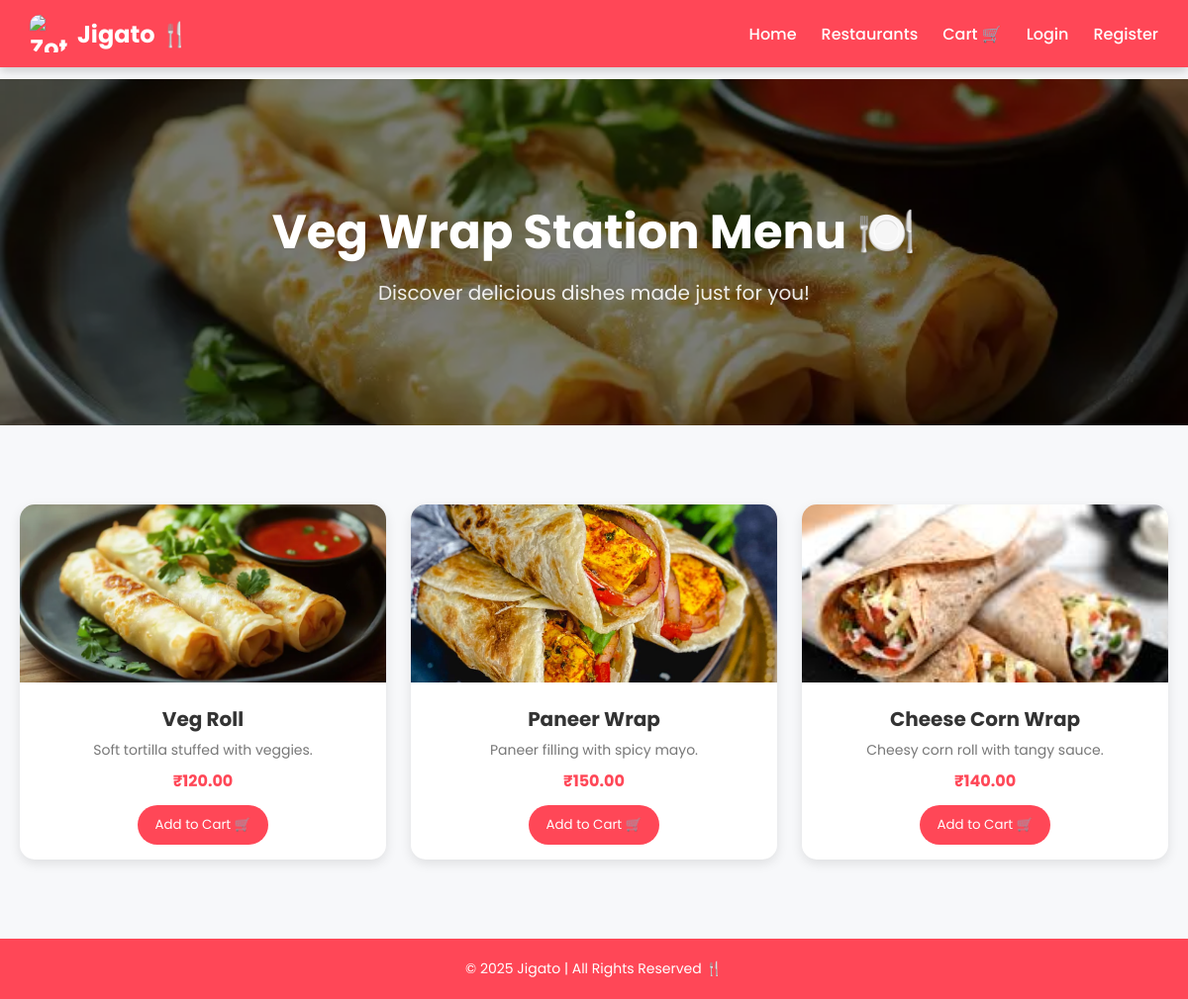
/menu.php?restaurant=Veg+Wrap+Station, run on the app's committed database.
### tables this page shows
CREATE TABLE `restaurants` (
  `id` int(11) NOT NULL,
  `name` varchar(255) NOT NULL,
  `cuisine` varchar(255) DEFAULT NULL,
  `image` varchar(255) DEFAULT NULL
);

CREATE TABLE `menu` (
  `id` int(11) NOT NULL,
  `restaurant_id` int(11) NOT NULL,
  `name` varchar(255) NOT NULL,
  `description` text DEFAULT NULL,
  `price` decimal(10,2) DEFAULT NULL,
  `image` varchar(255) DEFAULT NULL
);

### menu.php (the view, shortened to what this page needs)
<?php
include('config.php');
$restaurant_name = $_GET['restaurant'] ?? '';
$stmt = $conn->prepare("SELECT id, name, image FROM restaurants WHERE name = ?");
$stmt->bind_param("s", $restaurant_name);
$stmt->execute();
$restaurant_result = $stmt->get_result();
$restaurant = $restaurant_result->fetch_assoc();
$restaurant_id = $restaurant['id'];
$menu_stmt = $conn->prepare("SELECT * FROM menu WHERE restaurant_id = ?");
$menu_stmt->bind_param("i", $restaurant_id);
$menu_stmt->execute();
$menu_items = $menu_stmt->get_result();
$menu_images = [];
while ($row = $menu_items->fetch_assoc()) {
    if (!empty($row['image'])) {
        $menu_images[] = htmlspecialchars($row['image']);
    }
}
$menu_stmt->execute();
$menu_items = $menu_stmt->get_result();
$current_page = basename($_SERVER['PHP_SELF']);
?>
<!DOCTYPE html>
<html lang="en">
<head>
</head>
<body>
<nav class="navbar">
    <a href="index.php" class="logo">
        <img src="https://cdn-icons-png.flaticon.com/512/3595/3595455.png" alt="Zotato Logo">
        Jigato 🍴
    </a>
    <ul class="nav-links">
        <li><a href="index.php" class="<?= $current_page == 'index.php' ? 'active' : '' ?>">Home</a></li>
        <li><a href="restaurants.php" class="<?= $current_page == 'restaurants.php' ? 'active' : '' ?>">Restaurants</a></li>
        <li><a href="cart.php" class="<?= $current_page == 'cart.php' ? 'active' : '' ?>">Cart 🛒</a></li>
        <?php if (isset($_SESSION["user_id"])): ?>
            <li><a href="profil.php">Hi, <?= htmlspecialchars($_SESSION["name"]); ?></a></li>
            <li>
                <form method="post" action="logout.php" style="display:inline;">
                    <button type="submit">Logout</button>
                </form>
            </li>
        <?php else: ?>
            <li><a href="login.php" class="<?= $current_page == 'login.php' ? 'active' : '' ?>">Login</a></li>
            <li><a href="register.php" class="<?= $current_page == 'register.php' ? 'active' : '' ?>">Register</a></li>
        <?php endif; ?>
    </ul>
</nav>
<header class="header">
    <?php foreach ($menu_images as $i => $img): ?>
        <div class="bg-image <?= $i === 0 ? 'active' : ''; ?>" style="background-image:url('<?= $img; ?>')"></div>
    <?php endforeach; ?>
    <div class="header-content">
        <h1><?= htmlspecialchars($restaurant['name']); ?> Menu 🍽️</h1>
        <p>Discover delicious dishes made just for you!</p>
    </div>
</header>
<div class="container">
    <div class="cards">
        <?php if ($menu_items->num_rows > 0): ?>
            <?php while ($item = $menu_items->fetch_assoc()): ?>
                <div class="card">
                    <img src="<?= htmlspecialchars($item['image']); ?>" alt="<?= htmlspecialchars($item['name']); ?>">
                    <div class="card-content">
                        <h3><?= htmlspecialchars($item['name']); ?></h3>
                        <p><?= htmlspecialchars($item['description']); ?></p>
                        <span class="price">₹<?= htmlspecialchars($item['price']); ?></span>
                        <form method="post">
                            <button type="submit" name="add_to_cart" class="add-btn">Add to Cart 🛒</button>
                        </form>
                    </div>
                </div>
            <?php endwhile; ?>
        <?php else: ?>
            <p>No items found for this restaurant.</p>
        <?php endif; ?>
    </div>
</div>
<footer>
    <p>&copy; 2025 Jigato | All Rights Reserved 🍴</p>
</footer>
</body>
</html>

### menu.php (style rules this page uses)
* { margin: 0; padding: 0; box-sizing: border-box; font-family: 'Poppins', sans-serif; }
body { background: #f7f8fa; overflow-x: hidden; }
.navbar { position: fixed; top: 0; left: 0; width: 100%; background: #ff4757; display: flex; justify-content: space-between; align-items: center; padding: 15px 30px; color: #fff; box-shadow: 0 3px 10px rgba(0,0,0,0.2); z-index: 10; }
.navbar .logo { display: flex; align-items: center; gap: 10px; font-size: 24px; font-weight: bold; color: #fff; text-decoration: none; }
.navbar img { width: 38px; height: 38px; border-radius: 10px; object-fit: cover; }
.nav-links { list-style: none; display: flex; align-items: center; gap: 25px; }
.nav-links li a, .nav-links li form button { position: relative; color: white; text-decoration: none; font-weight: 500; background: none; border: none; cursor: pointer; font-size: 16px; padding: 8px 0; transition: color 0.3s ease; }
.nav-links li a::after { content: ""; position: absolute; bottom: -4px; left: 50%; width: 0; height: 2px; background: #fff; transform: translateX(-50%); transition: width 0.3s ease; }
.header { margin-top: 80px; position: relative; height: 350px; display: flex; align-items: center; justify-content: center; text-align: center; color: #fff; overflow: hidden; }
.bg-image { position: absolute; top: 0; left: 0; width: 100%; height: 100%; background-size: cover; background-position: center center; transition: opacity 1.5s ease-in-out; opacity: 0; }
.bg-image.active { opacity: 1; }
.header::after { content: ""; position: absolute; top: 0; left: 0; width: 100%; height: 100%; background: rgba(0,0,0,0.5); z-index: 1; }
.header-content { position: relative; z-index: 2; }
.header h1 { font-size: 48px; margin-bottom: 10px; }
.header p { font-size: 20px; opacity: 0.9; }
.container { max-width: 1200px; margin: 60px auto; padding: 20px; }
.cards { display: grid; grid-template-columns: repeat(auto-fit, minmax(260px, 1fr)); gap: 25px; }
.card { background: white; border-radius: 15px; box-shadow: 0 4px 12px rgba(0,0,0,0.1); overflow: hidden; transition: all 0.3s ease; }
.card img { width: 100%; height: 180px; object-fit: cover; transition: transform 0.3s ease; }
.card-content { padding: 15px; text-align: center; }
.card-content h3 { color: #333; font-size: 20px; margin-bottom: 6px; }
.card-content p { color: #777; font-size: 14px; margin-bottom: 8px; }
.price { font-weight: bold; color: #ff4757; margin-bottom: 12px; display: block; }
.add-btn { background: #ff4757; border: none; color: white; padding: 10px 18px; border-radius: 25px; cursor: pointer; transition: background 0.3s, transform 0.3s; }
footer { background-color: #ff4757; color: white; padding: 20px; text-align: center; font-size: 14px; margin-top: 60px; }

### data on the page
restaurants: name "Veg Wrap Station"
menu: image (picture), name "Veg Roll", description "Soft tortilla stuffed with veggies.", price "120.00"
menu: image (picture), name "Paneer Wrap", description "Paneer filling with spicy mayo.", price "150.00"
menu: image (picture), name "Cheese Corn Wrap", description "Cheesy corn roll with tangy sauce.", price "140.00"
